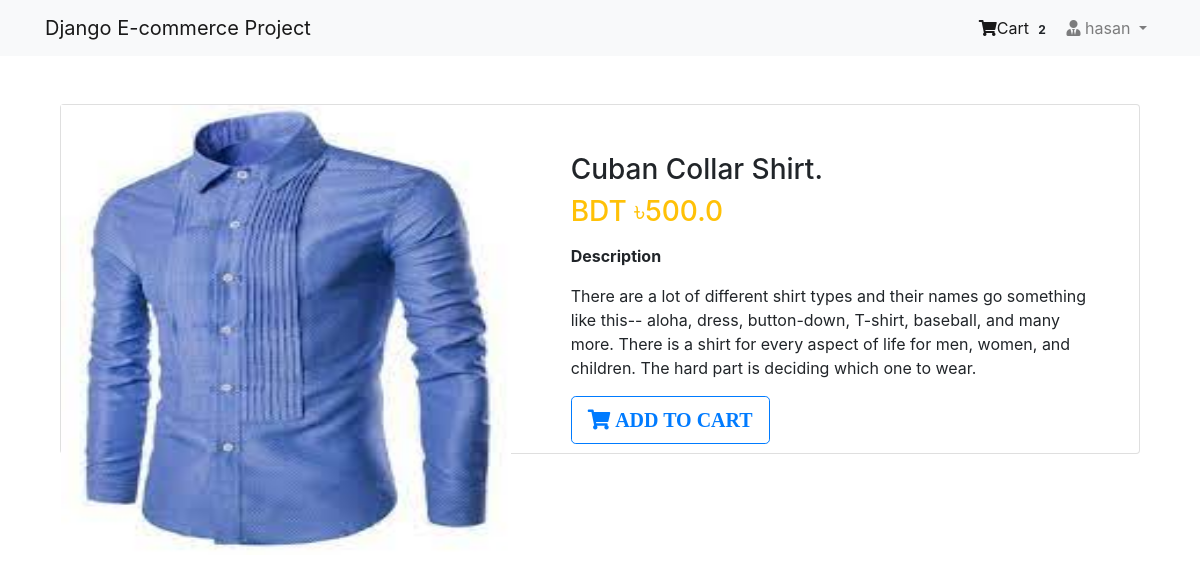
Screenshot of /product/2/ (signed in) with the database file from the repository.
### app_login/models.py (models this page shows, shortened)
class User(AbstractBaseUser, PermissionsMixin):
    email = models.EmailField(unique=True,null=False)
    is_staff = models.BooleanField(
            ugettext_lazy('staf_status'),
            default=False,
            help_text=ugettext_lazy('Designate whether the user can log in this site ')
    )
    is_active = models.BooleanField(
            ugettext_lazy('active'),
            default=True,
            help_text=ugettext_lazy('Designate whether this user should be treated activ. unselecte this instead deleting account ')
    )
    USERNAME_FIELD = 'email'
    objects = MyUserManager()

class Profile(models.Model):
    user = models.OneToOneField(User,on_delete=models.CASCADE,related_name='profile')
    username = models.CharField(max_length=250, blank=True)
    Full_name = models.CharField(max_length=250,blank=True)
    address_1 = models.TextField(max_length=250,blank=True)
    city = models.CharField(max_length=250,blank=True)
    zipcode = models.CharField(max_length=10,blank=True)
    country = models.CharField(max_length=40,blank=True)
    phone = models.CharField(max_length=20, blank=True)
    date_joined = models.DateTimeField(auto_now_add=True)

### app_order/models.py (models this page shows, shortened)
class Order(models.Model):
    orderitem = models.ManyToManyField(Cart)
    user = models.ForeignKey(settings.AUTH_USER_MODEL,on_delete=models.CASCADE)
    ordered = models.BooleanField(default=False)
    created = models.DateTimeField(auto_now_add=True)
    paymentid = models.CharField(max_length=250,blank=True,null=True)
    orderid = models.CharField(max_length=250,blank=True,null=True)

### app_shop/models.py (models this page shows, shortened)
class Product(models.Model):
    mainimage = models.ImageField(upload_to=True)
    name = models.CharField(max_length=250)
    category = models.ForeignKey(Category,on_delete=models.CASCADE,related_name="category")
    preview_text = models.TextField(max_length=250,verbose_name="Preview Text")
    Detail_text = models.TextField(max_length=1000,verbose_name="Description")
    price= models.FloatField()
    old_Price = models.FloatField(default=0.00)
    created = models.DateTimeField(auto_now_add=True)
    class Meta:
        ordering= ["-created",]

### app_shop/views.py (the view)
# urls.py: path('product/<pk>/',views.ProductDetail.as_view(),name="product-detail"),
class ProductDetail(LoginRequiredMixin,DetailView):
    model = Product
    template_name = "app_shop/product_detail.html"

### app_order/templatetags/cart_tag.py (called while the page is built)
@register.filter
def cart_total(user):
    order = Order.objects.filter(user=user,ordered=False)
    if order.exists():
        return order[0].orderitem.count()
    else:
        return 0

### templates/app_shop/product_detail.html
{% extends 'base.html'%}
{% block body_block %}
<div class="container my-5">
  <div class="card">
    <div class="row">
      <aside class="col-sm-5 border-right">
        <article class="gallery-wrap">
          <div class="img-big-wrap">
            <div>
              <a href="#"><img src="/media/{{object.mainimage}}" alt="" style="width:450px"></a>
            </div>
          </div>
        </article>
      </aside>
      <aside class="col-sm-7">
        <article class="card-body p-5">
          <h3 class="title mp-3">{{object.name}}</h3>
          <p class="price-detail-wrap">
            <span class="price h3 text-warning">
            <span class="currency">BDT &#2547;</span><span class="num">{{object.price}}</span>
          </span></p>
          <dl class="item-property">
            <dt>Description</dt>
            <dd><p>
              {{object.Detail_text|linebreaks}}
            </p></dd>
          </dl>
          <a href="{% url 'app_order:add' pk=object.pk %}" class="btn btn-lg btn-outline-primary text-uppercase"><i class="fa fa-shopping-cart"> Add TO Cart</i></a>
        </article>
      </aside>
    </div>
  </div>
</div>
{% endblock %}

### templates/navber.html (shortened to what this page needs)
{% load cart_tag %}
<nav class="navbar navbar-expand-lg navbar-light bg-light">
<div class="container">
  <a class="navbar-brand" href="#">Django E-commerce Project </a>
  <div class="collapse navbar-collapse" id="navbarSupportedContent">
      <ul class="navbar-nav ml-auto">
        {% if request.user.is_authenticated %}
        <li class="nav-item active">
          <a class="nav-link" href="{% url 'app_order:cart'%}"><i class="fa fa-shopping-cart"> </i>Cart
          <span class="badge badge-light">{{request.user|cart_total}}</span></a>
        </li>
        <li class="nav-item dropdown">
            <a class="nav-link dropdown-toggle" href="#" id="navbarDropdown" role="button" data-toggle="dropdown" aria-haspopup="true" aria-expanded="false">
            <i class="fa fa-user-tie"></i> {{request.user.profile.username}}
            </a>
          </li>
          {% else %}
          <li class="nav-item active">
            <a class="btn btn-primary btn-sm" href="{% url 'app_login:login'%}">Login</a>
          </li>
          {% endif %}
        </ul>
  </div>
</div>
  </nav>

### static/css/main.css (style rules this page uses)
.gallery-wrap .img-big-wrap img { height: 450px; width: auto; display: inline-block; cursor: zoom-in; }

### templates/base.html (style rules this page uses)
.card { height: 350px; }

### rows the page displays
User: user|cart_total "2", user.profile.username "hasan"
Product: mainimage (picture), name "Cuban Collar Shirt.", price "500.0", Detail_text "There are a lot of different shirt types and their names go something like this-- aloha, dress, button-down, T-shirt, baseball, and many more. There is a shirt for every aspect of life for men, women, and children. The hard part is deciding which one to wear."
